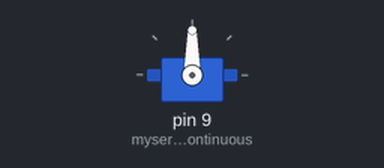
The sketch below on a simulated Arduino Uno, built with avr-gcc and run on an emulated ATmega328P. On the bench: servo.

Above: at 0.05 s.
Timing chart, 0 to 4.6 s (numbered marks = the images above):
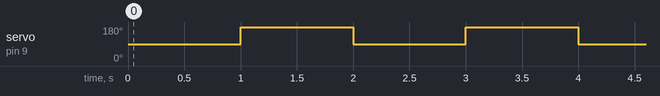

The sketch:

ContinuousServo_prova1.ino
```cpp
#include <Servo.h>

Servo myservoContinuous;  // create servo object to control a servo
                // a maximum of eight servo objects can be created

int vel1 = 90;    // variable to store the servo velocity, as Continuous servos' input is velocity not position
int vel2 = 180;   //Vel = 90 stops the servo

void setup()
{
  myservoContinuous.attach(9);  // attaches the servo on pin 9 to the servo object
}


void loop()
{
  myservoContinuous.write(vel1);
  delay(1000);
  myservoContinuous.write(vel2);
  delay(1000);
}
```

Measured:
- by itself, servo on pin 9 (myservoContinuous): alternates 180° for 1.0 s and 90° for 1.0 s
